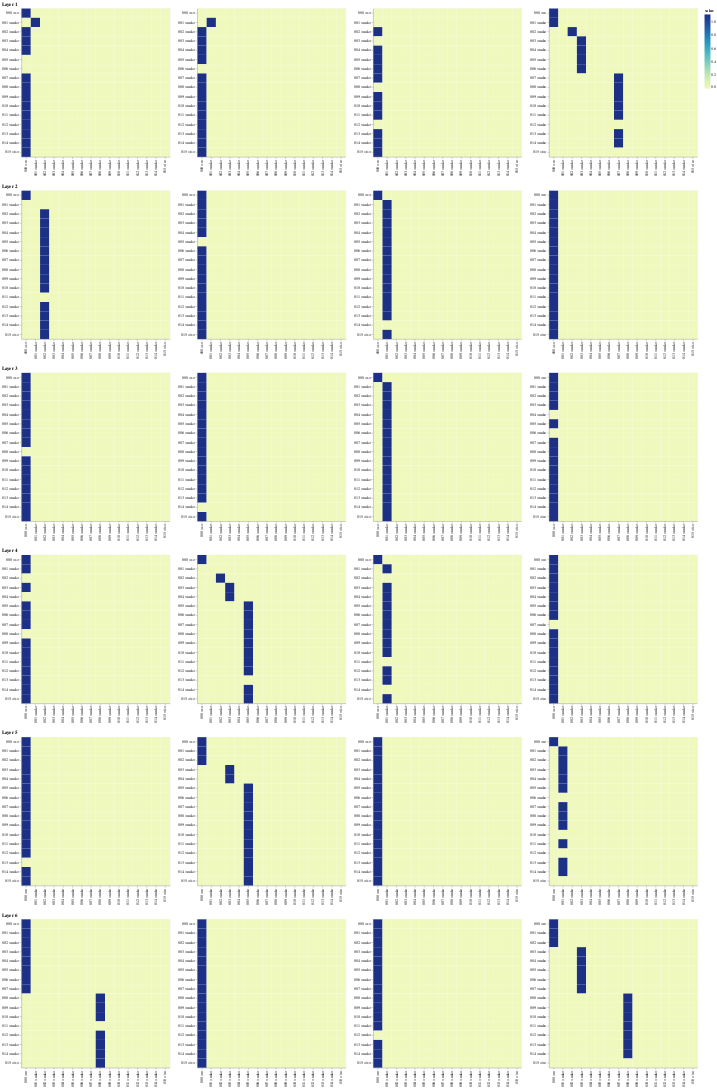

Notebook code cell kept with this figure:
### Markdown cell above
3.3: Decoder Self Attention

### Code cell
def viz_decoder_self():
    model, example_data = run_model_example(n_examples=1)
    example = example_data[len(example_data) - 1]

    layer_viz = [
        visualize_layer(
            model,
            layer,
            get_decoder_self,
            len(example[1]),
            example[1],
            example[1],
        )
        for layer in range(6)
    ]
    return alt.hconcat(
        layer_viz[0]
        & layer_viz[1]
        & layer_viz[2]
        & layer_viz[3]
        & layer_viz[4]
        & layer_viz[5]
    )


show_example(viz_decoder_self)

### Figure 1 — Vega-Lite specification as saved in the notebook (floating-point values rounded to 4 significant figures; data arrays with more than 128 entries replaced by an {"elided": "..."} marker saying what was removed)
{"config": {"view": {"continuousWidth": 400, "continuousHeight": 300}}, "hconcat": [{"vconcat": [{"hconcat": [{"data": {"name": "data-d91bc869bda0b52c686450da8767c892"}, "mark": "rect", "encoding": {"color": {"field": "value", "type": "quantitative"}, "tooltip": [{"field": "row", "type": "quantitative"}, {"field": "column", "type": "quantitative"}, {"field": "value", "type": "quantitative"}, {"field": "row_token", "type": "nominal"}, {"field": "col_token", "type": "nominal"}], "x": {"axis": {"title": ""}, "field": "col_token", "type": "nominal"}, "y": {"axis": {"title": ""}, "field": "row_token", "type": "nominal"}}, "height": 400, "selection": {"selector049": {"type": "interval", "bind": "scales", "encodings": ["x", "y"]}}, "width": 400}, {"data": {"name": "data-d8ca0fa75346813bf485e50ca783349a"}, "mark": "rect", "encoding": {"color": {"field": "value", "type": "quantitative"}, "tooltip": [{"field": "row", "type": "quantitative"}, {"field": "column", "type": "quantitative"}, {"field": "value", "type": "quantitative"}, {"field": "row_token", "type": "nominal"}, {"field": "col_token", "type": "nominal"}], "x": {"axis": {"title": ""}, "field": "col_token", "type": "nominal"}, "y": {"axis": {"title": ""}, "field": "row_token", "type": "nominal"}}, "height": 400, "selection": {"selector051": {"type": "interval", "bind": "scales", "encodings": ["x", "y"]}}, "width": 400}, {"data": {"name": "data-7d133f44d1ad600d48260430a7c9658b"}, "mark": "rect", "encoding": {"color": {"field": "value", "type": "quantitative"}, "tooltip": [{"field": "row", "type": "quantitative"}, {"field": "column", "type": "quantitative"}, {"field": "value", "type": "quantitative"}, {"field": "row_token", "type": "nominal"}, {"field": "col_token", "type": "nominal"}], "x": {"axis": {"title": ""}, "field": "col_token", "type": "nominal"}, "y": {"axis": {"title": ""}, "field": "row_token", "type": "nominal"}}, "height": 400, "selection": {"selector053": {"type": "interval", "bind": "scales", "encodings": ["x", "y"]}}, "width": 400}, {"data": {"name": "data-459b949178ac1cfe6f203f98d0cfa9e0"}, "mark": "rect", "encoding": {"color": {"field": "value", "type": "quantitative"}, "tooltip": [{"field": "row", "type": "quantitative"}, {"field": "column", "type": "quantitative"}, {"field": "value", "type": "quantitative"}, {"field": "row_token", "type": "nominal"}, {"field": "col_token", "type": "nominal"}], "x": {"axis": {"title": ""}, "field": "col_token", "type": "nominal"}, "y": {"axis": {"title": ""}, "field": "row_token", "type": "nominal"}}, "height": 400, "selection": {"selector055": {"type": "interval", "bind": "scales", "encodings": ["x", "y"]}}, "width": 400}]}, {"vconcat": [{"hconcat": [{"data": {"name": "data-230fcfdca532dcb9300da3107594317b"}, "mark": "rect", "encoding": {"color": {"field": "value", "type": "quantitative"}, "tooltip": [{"field": "row", "type": "quantitative"}, {"field": "column", "type": "quantitative"}, {"field": "value", "type": "quantitative"}, {"field": "row_token", "type": "nominal"}, {"field": "col_token", "type": "nominal"}], "x": {"axis": {"title": ""}, "field": "col_token", "type": "nominal"}, "y": {"axis": {"title": ""}, "field": "row_token", "type": "nominal"}}, "height": 400, "selection": {"selector057": {"type": "interval", "bind": "scales", "encodings": ["x", "y"]}}, "width": 400}, {"data": {"name": "data-6a0892d18227f3ac2a44daea8cff964f"}, "mark": "rect", "encoding": {"color": {"field": "value", "type": "quantitative"}, "tooltip": [{"field": "row", "type": "quantitative"}, {"field": "column", "type": "quantitative"}, {"field": "value", "type": "quantitative"}, {"field": "row_token", "type": "nominal"}, {"field": "col_token", "type": "nominal"}], "x": {"axis": {"title": ""}, "field": "col_token", "type": "nominal"}, "y": {"axis": {"title": ""}, "field": "row_token", "type": "nominal"}}, "height": 400, "selection": {"selector059": {"type": "interval", "bind": "scales", "encodings": ["x", "y"]}}, "width": 400}, {"data": {"name": "data-eab564429f7c3f80755adebbd4970d59"}, "mark": "rect", "encoding": {"color": {"field": "value", "type": "quantitative"}, "tooltip": [{"field": "row", "type": "quantitative"}, {"field": "column", "type": "quantitative"}, {"field": "value", "type": "quantitative"}, {"field": "row_token", "type": "nominal"}, {"field": "col_token", "type": "nominal"}], "x": {"axis": {"title": ""}, "field": "col_token", "type": "nominal"}, "y": {"axis": {"title": ""}, "field": "row_token", "type": "nominal"}}, "height": 400, "selection": {"selector061": {"type": "interval", "bind": "scales", "encodings": ["x", "y"]}}, "width": 400}, {"data": {"name": "data-e60d5517cf4483a686bea3042a1a7b42"}, "mark": "rect", "encoding": {"color": {"field": "value", "type": "quantitative"}, "tooltip": [{"field": "row", "type": "quantitative"}, {"field": "column", "type": "quantitative"}, {"field": "value", "type": "quantitative"}, {"field": "row_token", "type": "nominal"}, {"field": "col_token", "type": "nominal"}], "x": {"axis": {"title": ""}, "field": "col_token", "type": "nominal"}, "y": {"axis": {"title": ""}, "field": "row_token", "type": "nominal"}}, "height": 400, "selection": {"selector063": {"type": "interval", "bind": "scales", "encodings": ["x", "y"]}}, "width": 400}]}], "title": "Layer 2"}, {"vconcat": [{"hconcat": [{"data": {"name": "data-2d50dc54324ce73aa8d1b1f14ff2ec6f"}, "mark": "rect", "encoding": {"color": {"field": "value", "type": "quantitative"}, "tooltip": [{"field": "row", "type": "quantitative"}, {"field": "column", "type": "quantitative"}, {"field": "value", "type": "quantitative"}, {"field": "row_token", "type": "nominal"}, {"field": "col_token", "type": "nominal"}], "x": {"axis": {"title": ""}, "field": "col_token", "type": "nominal"}, "y": {"axis": {"title": ""}, "field": "row_token", "type": "nominal"}}, "height": 400, "selection": {"selector065": {"type": "interval", "bind": "scales", "encodings": ["x", "y"]}}, "width": 400}, {"data": {"name": "data-694d9f3893d35b10cedc005ee0116556"}, "mark": "rect", "encoding": {"color": {"field": "value", "type": "quantitative"}, "tooltip": [{"field": "row", "type": "quantitative"}, {"field": "column", "type": "quantitative"}, {"field": "value", "type": "quantitative"}, {"field": "row_token", "type": "nominal"}, {"field": "col_token", "type": "nominal"}], "x": {"axis": {"title": ""}, "field": "col_token", "type": "nominal"}, "y": {"axis": {"title": ""}, "field": "row_token", "type": "nominal"}}, "height": 400, "selection": {"selector067": {"type": "interval", "bind": "scales", "encodings": ["x", "y"]}}, "width": 400}, {"data": {"name": "data-560a8bdb737c358f4d7aa94449303bd2"}, "mark": "rect", "encoding": {"color": {"field": "value", "type": "quantitative"}, "tooltip": [{"field": "row", "type": "quantitative"}, {"field": "column", "type": "quantitative"}, {"field": "value", "type": "quantitative"}, {"field": "row_token", "type": "nominal"}, {"field": "col_token", "type": "nominal"}], "x": {"axis": {"title": ""}, "field": "col_token", "type": "nominal"}, "y": {"axis": {"title": ""}, "field": "row_token", "type": "nominal"}}, "height": 400, "selection": {"selector069": {"type": "interval", "bind": "scales", "encodings": ["x", "y"]}}, "width": 400}, {"data": {"name": "data-26e42e0deba5d4b8c003a97bdfa335dc"}, "mark": "rect", "encoding": {"color": {"field": "value", "type": "quantitative"}, "tooltip": [{"field": "row", "type": "quantitative"}, {"field": "column", "type": "quantitative"}, {"field": "value", "type": "quantitative"}, {"field": "row_token", "type": "nominal"}, {"field": "col_token", "type": "nominal"}], "x": {"axis": {"title": ""}, "field": "col_token", "type": "nominal"}, "y": {"axis": {"title": ""}, "field": "row_token", "type": "nominal"}}, "height": 400, "selection": {"selector071": {"type": "interval", "bind": "scales", "encodings": ["x", "y"]}}, "width": 400}]}], "title": "Layer 3"}, {"vconcat": [{"hconcat": [{"data": {"name": "data-156fbf52195f53e4d17c284b062e26ad"}, "mark": "rect", "encoding": {"color": {"field": "value", "type": "quantitative"}, "tooltip": [{"field": "row", "type": "quantitative"}, {"field": "column", "type": "quantitative"}, {"field": "value", "type": "quantitative"}, {"field": "row_token", "type": "nominal"}, {"field": "col_token", "type": "nominal"}], "x": {"axis": {"title": ""}, "field": "col_token", "type": "nominal"}, "y": {"axis": {"title": ""}, "field": "row_token", "type": "nominal"}}, "height": 400, "selection": {"selector073": {"type": "interval", "bind": "scales", "encodings": ["x", "y"]}}, "width": 400}, {"data": {"name": "data-db7605fdb27ed7c436c971bd279a414d"}, "mark": "rect", "encoding": {"color": {"field": "value", "type": "quantitative"}, "tooltip": [{"field": "row", "type": "quantitative"}, {"field": "column", "type": "quantitative"}, {"field": "value", "type": "quantitative"}, {"field": "row_token", "type": "nominal"}, {"field": "col_token", "type": "nominal"}], "x": {"axis": {"title": ""}, "field": "col_token", "type": "nominal"}, "y": {"axis": {"title": ""}, "field": "row_token", "type": "nominal"}}, "height": 400, "selection": {"selector075": {"type": "interval", "bind": "scales", "encodings": ["x", "y"]}}, "width": 400}, {"data": {"name": "data-a2208b7badd6c7a63e15c3626257008b"}, "mark": "rect", "encoding": {"color": {"field": "value", "type": "quantitative"}, "tooltip": [{"field": "row", "type": "quantitative"}, {"field": "column", "type": "quantitative"}, {"field": "value", "type": "quantitative"}, {"field": "row_token", "type": "nominal"}, {"field": "col_token", "type": "nominal"}], "x": {"axis": {"title": ""}, "field": "col_token", "type": "nominal"}, "y": {"axis": {"title": ""}, "field": "row_token", "type": "nominal"}}, "height": 400, "selection": {"selector077": {"type": "interval", "bind": "scales", "encodings": ["x", "y"]}}, "width": 400}, {"data": {"name": "data-c4dbea87443ff353ed34c21b78fbdd11"}, "mark": "rect", "encoding": {"color": {"field": "value", "type": "quantitative"}, "tooltip": [{"field": "row", "type": "quantitative"}, {"field": "column", "type": "quantitative"}, {"field": "value", "type": "quantitative"}, {"field": "row_token", "type": "nominal"}, {"field": "col_token", "type": "nominal"}], "x": {"axis": {"title": ""}, "field": "col_token", "type": "nominal"}, "y": {"axis": {"title": ""}, "field": "row_token", "type": "nominal"}}, "height": 400, "selection": {"selector079": {"type": "interval", "bind": "scales", "encodings": ["x", "y"]}}, "width": 400}]}], "title": "Layer 4"}, {"vconcat": [{"hconcat": [{"data": {"name": "data-39ac01c236e38692fec2e68ab24fe2a7"}, "mark": "rect", "encoding": {"color": {"field": "value", "type": "quantitative"}, "tooltip": [{"field": "row", "type": "quantitative"}, {"field": "column", "type": "quantitative"}, {"field": "value", "type": "quantitative"}, {"field": "row_token", "type": "nominal"}, {"field": "col_token", "type": "nominal"}], "x": {"axis": {"title": ""}, "field": "col_token", "type": "nominal"}, "y": {"axis": {"title": ""}, "field": "row_token", "type": "nominal"}}, "height": 400, "selection": {"selector081": {"type": "interval", "bind": "scales", "encodings": ["x", "y"]}}, "width": 400}, {"data": {"name": "data-f019c4ae5ee89d26b4a4642664e033a1"}, "mark": "rect", "encoding": {"color": {"field": "value", "type": "quantitative"}, "tooltip": [{"field": "row", "type": "quantitative"}, {"field": "column", "type": "quantitative"}, {"field": "value", "type": "quantitative"}, {"field": "row_token", "type": "nominal"}, {"field": "col_token", "type": "nominal"}], "x": {"axis": {"title": ""}, "field": "col_token", "type": "nominal"}, "y": {"axis": {"title": ""}, "field": "row_token", "type": "nominal"}}, "height": 400, "selection": {"selector083": {"type": "interval", "bind": "scales", "encodings": ["x", "y"]}}, "width": 400}, {"data": {"name": "data-e60d5517cf4483a686bea3042a1a7b42"}, "mark": "rect", "encoding": {"color": {"field": "value", "type": "quantitative"}, "tooltip": [{"field": "row", "type": "quantitative"}, {"field": "column", "type": "quantitative"}, {"field": "value", "type": "quantitative"}, {"field": "row_token", "type": "nominal"}, {"field": "col_token", "type": "nominal"}], "x": {"axis": {"title": ""}, "field": "col_token", "type": "nominal"}, "y": {"axis": {"title": ""}, "field": "row_token", "type": "nominal"}}, "height": 400, "selection": {"selector085": {"type": "interval", "bind": "scales", "encodings": ["x", "y"]}}, "width": 400}, {"data": {"name": "data-345ede2686dbcfc110e299d14372ca80"}, "mark": "rect", "encoding": {"color": {"field": "value", "type": "quantitative"}, "tooltip": [{"field": "row", "type": "quantitative"}, {"field": "column", "type": "quantitative"}, {"field": "value", "type": "quantitative"}, {"field": "row_token", "type": "nominal"}, {"field": "col_token", "type": "nominal"}], "x": {"axis": {"title": ""}, "field": "col_token", "type": "nominal"}, "y": {"axis": {"title": ""}, "field": "row_token", "type": "nominal"}}, "height": 400, "selection": {"selector087": {"type": "interval", "bind": "scales", "encodings": ["x", "y"]}}, "width": 400}]}], "title": "Layer 5"}, {"vconcat": [{"hconcat": [{"data": {"name": "data-49aae632cb6fa5047d81d8fbf8c868bb"}, "mark": "rect", "encoding": {"color": {"field": "value", "type": "quantitative"}, "tooltip": [{"field": "row", "type": "quantitative"}, {"field": "column", "type": "quantitative"}, {"field": "value", "type": "quantitative"}, {"field": "row_token", "type": "nominal"}, {"field": "col_token", "type": "nominal"}], "x": {"axis": {"title": ""}, "field": "col_token", "type": "nominal"}, "y": {"axis": {"title": ""}, "field": "row_token", "type": "nominal"}}, "height": 400, "selection": {"selector089": {"type": "interval", "bind": "scales", "encodings": ["x", "y"]}}, "width": 400}, {"data": {"name": "data-e60d5517cf4483a686bea3042a1a7b42"}, "mark": "rect", "encoding": {"color": {"field": "value", "type": "quantitative"}, "tooltip": [{"field": "row", "type": "quantitative"}, {"field": "column", "type": "quantitative"}, {"field": "value", "type": "quantitative"}, {"field": "row_token", "type": "nominal"}, {"field": "col_token", "type": "nominal"}], "x": {"axis": {"title": ""}, "field": "col_token", "type": "nominal"}, "y": {"axis": {"title": ""}, "field": "row_token", "type": "nominal"}}, "height": 400, "selection": {"selector091": {"type": "interval", "bind": "scales", "encodings": ["x", "y"]}}, "width": 400}, {"data": {"name": "data-472c41c54f88fa9def5401b35342ead6"}, "mark": "rect", "encoding": {"color": {"field": "value", "type": "quantitative"}, "tooltip": [{"field": "row", "type": "quantitative"}, {"field": "column", "type": "quantitative"}, {"field": "value", "type": "quantitative"}, {"field": "row_token", "type": "nominal"}, {"field": "col_token", "type": "nominal"}], "x": {"axis": {"title": ""}, "field": "col_token", "type": "nominal"}, "y": {"axis": {"title": ""}, "field": "row_token", "type": "nominal"}}, "height": 400, "selection": {"selector093": {"type": "interval", "bind": "scales", "encodings": ["x", "y"]}}, "width": 400}, {"data": {"name": "data-e932ab793f59d329061a8afe4717ca79"}, "mark": "rect", "encoding": {"color": {"field": "value", "type": "quantitative"}, "tooltip": [{"field": "row", "type": "quantitative"}, {"field": "column", "type": "quantitative"}, {"field": "value", "type": "quantitative"}, {"field": "row_token", "type": "nominal"}, {"field": "col_token", "type": "nominal"}], "x": {"axis": {"title": ""}, "field": "col_token", "type": "nominal"}, "y": {"axis": {"title": ""}, "field": "row_token", "type": "nominal"}}, "height": 400, "selection": {"selector095": {"type": "interval", "bind": "scales", "encodings": ["x", "y"]}}, "width": 400}]}], "title": "Layer 6"}], "title": "Layer 1"}], "$schema": "https://vega.github.io/schema/vega-lite/v4.17.0.json", "datasets": {"data-d91bc869bda0b52c686450da8767c892": {"elided": "256 records"}, "data-d8ca0fa75346813bf485e50ca783349a": {"elided": "256 records"}, "data-7d133f44d1ad600d48260430a7c9658b": {"elided": "256 records"}, "data-459b949178ac1cfe6f203f98d0cfa9e0": {"elided": "256 records"}, "data-230fcfdca532dcb9300da3107594317b": {"elided": "256 records"}, "data-6a0892d18227f3ac2a44daea8cff964f": {"elided": "256 records"}, "data-eab564429f7c3f80755adebbd4970d59": {"elided": "256 records"}, "data-e60d5517cf4483a686bea3042a1a7b42": {"elided": "256 records"}, "data-2d50dc54324ce73aa8d1b1f14ff2ec6f": {"elided": "256 records"}, "data-694d9f3893d35b10cedc005ee0116556": {"elided": "256 records"}, "data-560a8bdb737c358f4d7aa94449303bd2": {"elided": "256 records"}, "data-26e42e0deba5d4b8c003a97bdfa335dc": {"elided": "256 records"}, "data-156fbf52195f53e4d17c284b062e26ad": {"elided": "256 records"}, "data-db7605fdb27ed7c436c971bd279a414d": {"elided": "256 records"}, "data-a2208b7badd6c7a63e15c3626257008b": {"elided": "256 records"}, "data-c4dbea87443ff353ed34c21b78fbdd11": {"elided": "256 records"}, "data-39ac01c236e38692fec2e68ab24fe2a7": {"elided": "256 records"}, "data-f019c4ae5ee89d26b4a4642664e033a1": {"elided": "256 records"}, "data-345ede2686dbcfc110e299d14372ca80": {"elided": "256 records"}, "data-49aae632cb6fa5047d81d8fbf8c868bb": {"elided": "256 records"}, "data-472c41c54f88fa9def5401b35342ead6": {"elided": "256 records"}, "data-e932ab793f59d329061a8afe4717ca79": {"elided": "256 records"}}}
